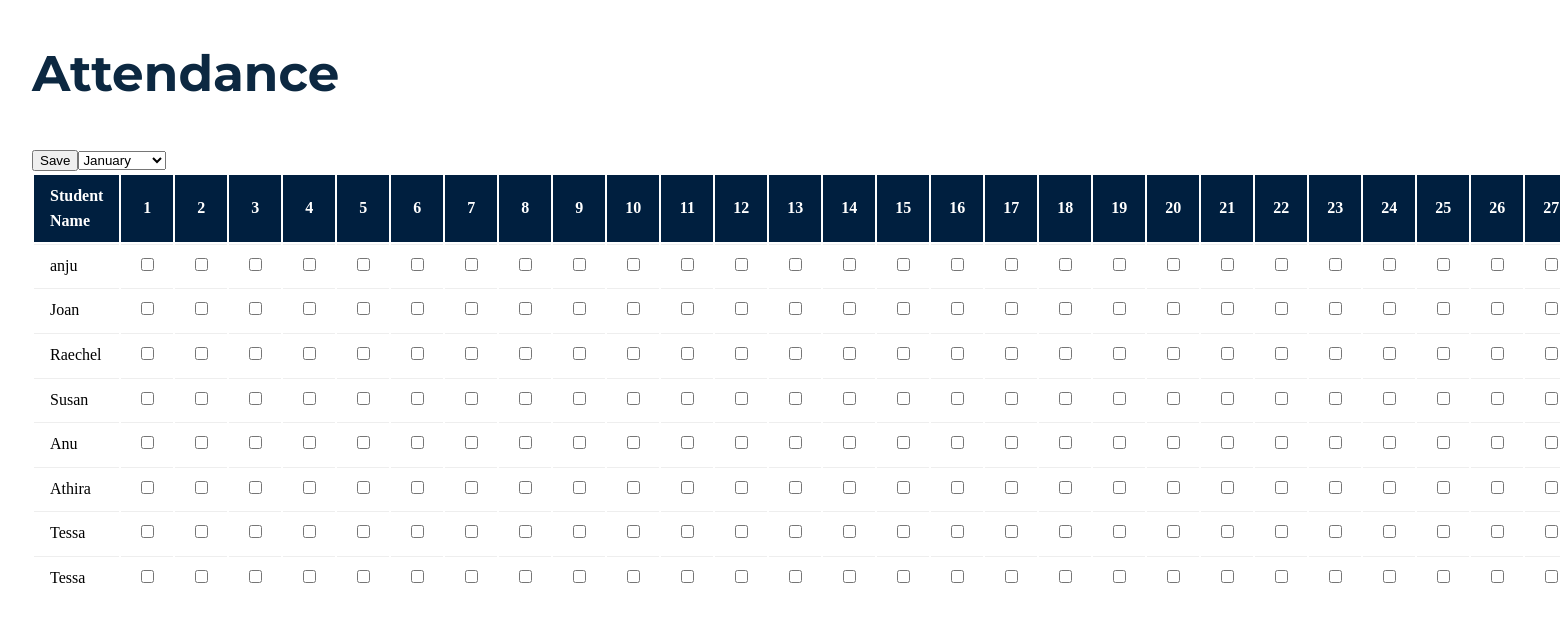
The app's page /attendance with its own data.
### app6/models.py (models this page shows, shortened)
class Student(models.Model):
    fname = models.CharField(max_length=25)
    lname = models.CharField(max_length=25)
    stud_id = models.CharField(max_length=10,null=False,blank=False)
    email = models.EmailField()
    mob_no=models.IntegerField(null=True)
    password=models.CharField(max_length=10)
    date_of_birth=models.DateField(null=True)
    users=models.OneToOneField(User,on_delete=models.CASCADE)

### app6/views.py (the view)
# urls.py: path('attendance',views.attendance),
def attendance(request):
    names = Student.objects.all().values('fname')
    context={'names': names}
    return render(request,'Attendance.html',context)

### app6/templates/Attendance.html (shortened to what this page needs)
<!DOCTYPE html>
<html>
    <head>
    </head>
    <body>
        <h1>Attendance</h1>
        <table>
            <thead>
                <tr>
                    <th class="name-col">Student Name</th>
                    <th>1</th>
                    <th>2</th>
                    <th>3</th>
                    <th>4</th>
                    <th>5</th>
                    <th>6</th>
                    <th>7</th>
                    <th>8</th>
                    <th>9</th>
                    <th>10</th>
                    <th>11</th>
                    <th>12</th>
                    <th>13</th>
                    <th>14</th>
                    <th>15</th>
                    <th>16</th>
                    <th>17</th>
                    <th>18</th>
                    <th>19</th>
                    <th>20</th>
                    <th>21</th>
                    <th>22</th>
                    <th>23</th>
                    <th>24</th>
                    <th>25</th>
                    <th>26</th>
                    <th>27</th>
                </tr>
            </thead>
            <tbody>
                <form action="/save_checkbox_values/" method="POST">
                    {% for name in names %}
                    <tr class="student">
                        <td class="name-col">{{ name.fname}}</td>
                        <td class="attend-col"><input type="checkbox"></td>
                        <td class="attend-col"><input type="checkbox"></td>
                        <td class="attend-col"><input type="checkbox"></td>
                        <td class="attend-col"><input type="checkbox"></td>
                        <td class="attend-col"><input type="checkbox"></td>
                        <td class="attend-col"><input type="checkbox"></td>
                        <td class="attend-col"><input type="checkbox"></td>
                        <td class="attend-col"><input type="checkbox"></td>
                        <td class="attend-col"><input type="checkbox"></td>
                        <td class="attend-col"><input type="checkbox"></td>
                        <td class="attend-col"><input type="checkbox"></td>
                        <td class="attend-col"><input type="checkbox"></td>
                        <td class="attend-col"><input type="checkbox"></td>
                        <td class="attend-col"><input type="checkbox"></td>
                        <td class="attend-col"><input type="checkbox"></td>
                        <td class="attend-col"><input type="checkbox"></td>
                        <td class="attend-col"><input type="checkbox"></td>
                        <td class="attend-col"><input type="checkbox"></td>
                        <td class="attend-col"><input type="checkbox"></td>
                        <td class="attend-col"><input type="checkbox"></td>
                        <td class="attend-col"><input type="checkbox"></td>
                        <td class="attend-col"><input type="checkbox"></td>
                        <td class="attend-col"><input type="checkbox"></td>
                        <td class="attend-col"><input type="checkbox"></td>
                        <td class="attend-col"><input type="checkbox"></td>
                        <td class="attend-col"><input type="checkbox"></td>
                        <td class="attend-col"><input type="checkbox"></td>
                    </tr>
                    {% endfor %}
                <input type="submit" value="Save">
                <select name="months">
                    <option value="1">January</option>
                </select>
                </form>
            </tbody>
        </table>
    </body>
</html>

### app6/templates/Attendance.html (style rules this page uses)
body { line-height: 1.6; margin: 2em; }
th { background-color: #001f3f; color: #fff; padding: 0.5em 1em; }
td { border-top: 1px solid #eee; padding: 0.5em 1em; }
input { cursor: pointer; }
.name-col { text-align: left; top:30px; }
h1 { color:rgb(12, 40, 65) ; font-size: 50px; font-weight:bold; top:-80px; font-family: 'Montserrat', sans-serif; }

### records on screen
Student: fname "anju"
Student: fname "Joan"
Student: fname "Raechel"
Student: fname "Susan"
Student: fname "Anu"
Student: fname "Athira"

### other values on screen
{{ name.fname }} "Tessa" "Tessa"
